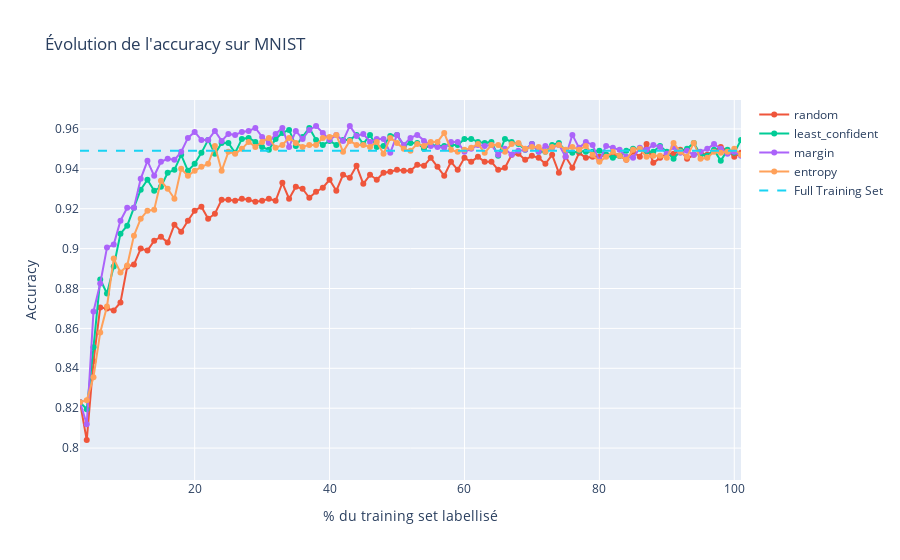
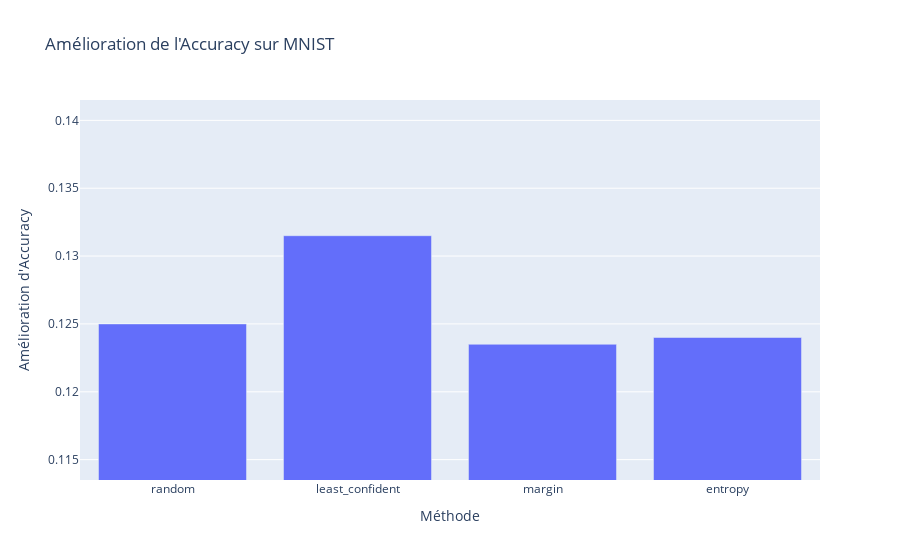

The notebook cell these images were saved under, in order:
### Markdown cell above
3% initialement labellisé. Ajout de 1% à chaque itération jusqu'à labelliser tout le training set

### Code cell
labeled_ratio=0.03 # Nombre d'échantillons labellisés initialement
test_ratio = 0.2  # Proportion du dataset réservée au test
n_iterations = 100 # Nombre d'itérations d'Active Learning
batch_ratio =0.01 # Taille du batch d'échantillons ajoutés à chaque itération
#methods=["random", "least_confident", "margin", "entropy","hybrid","qbc-variance","qbc-entropy","qbc-KL"]
methods=["random", "least_confident", "margin", "entropy"]
model_class=lambda : RandomForestClassifier()
# Créer un comité avec 3 modèles différents
# Liste de modèles pour le comité
models = [
    clone(RandomForestClassifier()),  # Random Forest
    clone(LogisticRegression(max_iter=1000)), # Régression Logistique
    clone(SVC(probability=True)),      # Régression Ridge pour classificati)           # Analyse discriminante quadratique
]
datasets={"MNIST":(X_MNIST,y_MNIST),"PRS":(X_PRS,y_PRS),"Amazon":(X_Amazon,y_Amazon)}
#datasets={"MNIST":(X_MNIST,y_MNIST),"PRS":(X_PRS,y_PRS)}
# Exécution de l'expérience
run_active_learning_experiment_datasets(datasets, labeled_ratio, test_ratio, n_iterations, batch_ratio, methods, model_class, models)
